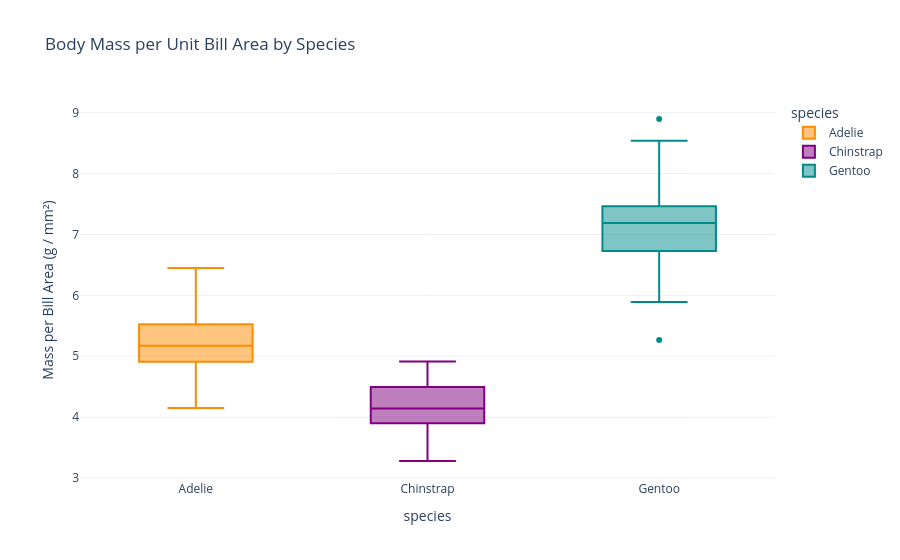

Notebook code for this chart:
### Code cell
box_body_bill_species(penguins_df)

### Figure 1 — Plotly figure (JSON) as saved in the notebook; plotly's stock layout.template omitted (floating-point values rounded to 4 significant figures; data arrays with more than 128 entries replaced by an {"elided": "..."} marker saying what was removed)
{"data": [{"alignmentgroup": "True", "hovertemplate": "species=%{x}<br>mass_per_bill_area=%{y}<extra></extra>", "legendgroup": "Adelie", "marker": {"color": "darkorange"}, "name": "Adelie", "notched": false, "offsetgroup": "Adelie", "orientation": "v", "showlegend": true, "type": "box", "x": {"elided": "152 str values"}, "x0": " ", "xaxis": "x", "y": {"elided": "152 float values"}, "y0": " ", "yaxis": "y"}, {"alignmentgroup": "True", "hovertemplate": "species=%{x}<br>mass_per_bill_area=%{y}<extra></extra>", "legendgroup": "Chinstrap", "marker": {"color": "purple"}, "name": "Chinstrap", "notched": false, "offsetgroup": "Chinstrap", "orientation": "v", "showlegend": true, "type": "box", "x": ["Chinstrap", "Chinstrap", "Chinstrap", "Chinstrap", "Chinstrap", "Chinstrap", "Chinstrap", "Chinstrap", "Chinstrap", "Chinstrap", "Chinstrap", "Chinstrap", "Chinstrap", "Chinstrap", "Chinstrap", "Chinstrap", "Chinstrap", "Chinstrap", "Chinstrap", "Chinstrap", "Chinstrap", "Chinstrap", "Chinstrap", "Chinstrap", "Chinstrap", "Chinstrap", "Chinstrap", "Chinstrap", "Chinstrap", "Chinstrap", "Chinstrap", "Chinstrap", "Chinstrap", "Chinstrap", "Chinstrap", "Chinstrap", "Chinstrap", "Chinstrap", "Chinstrap", "Chinstrap", "Chinstrap", "Chinstrap", "Chinstrap", "Chinstrap", "Chinstrap", "Chinstrap", "Chinstrap", "Chinstrap", "Chinstrap", "Chinstrap", "Chinstrap", "Chinstrap", "Chinstrap", "Chinstrap", "Chinstrap", "Chinstrap", "Chinstrap", "Chinstrap", "Chinstrap", "Chinstrap", "Chinstrap", "Chinstrap", "Chinstrap", "Chinstrap", "Chinstrap", "Chinstrap", "Chinstrap", "Chinstrap"], "x0": " ", "xaxis": "x", "y": [4.205, 4, 3.706, 4.152, 3.57, 4.91, 3.874, 4.016, 4.773, 3.624, 4.581, 3.597, 4.55, 4.303, 4.555, 4.092, 3.28, 3.584, 3.997, 4.914, 4.908, 4.006, 4.044, 3.871, 3.948, 4.2, 3.659, 4.04, 4.48, 4.309, 4.713, 3.814, 4.72, 4.276, 3.894, 4.887, 4.42, 4.459, 3.468, 4.227, 4.134, 4.515, 3.652, 4.525, 4.034, 4.735, 3.791, 4.477, 3.375, 4.266, 4.215, 4.045, 4.553, 4.055, 4.556, 3.516, 4.331, 4.128, 4.026, 3.985, 3.903, 4.727, 4.698, 3.62, 4.318, 4.182, 4.248, 4.021], "y0": " ", "yaxis": "y"}, {"alignmentgroup": "True", "hovertemplate": "species=%{x}<br>mass_per_bill_area=%{y}<extra></extra>", "legendgroup": "Gentoo", "marker": {"color": "#008B8B"}, "name": "Gentoo", "notched": false, "offsetgroup": "Gentoo", "orientation": "v", "showlegend": true, "type": "box", "x": ["Gentoo", "Gentoo", "Gentoo", "Gentoo", "Gentoo", "Gentoo", "Gentoo", "Gentoo", "Gentoo", "Gentoo", "Gentoo", "Gentoo", "Gentoo", "Gentoo", "Gentoo", "Gentoo", "Gentoo", "Gentoo", "Gentoo", "Gentoo", "Gentoo", "Gentoo", "Gentoo", "Gentoo", "Gentoo", "Gentoo", "Gentoo", "Gentoo", "Gentoo", "Gentoo", "Gentoo", "Gentoo", "Gentoo", "Gentoo", "Gentoo", "Gentoo", "Gentoo", "Gentoo", "Gentoo", "Gentoo", "Gentoo", "Gentoo", "Gentoo", "Gentoo", "Gentoo", "Gentoo", "Gentoo", "Gentoo", "Gentoo", "Gentoo", "Gentoo", "Gentoo", "Gentoo", "Gentoo", "Gentoo", "Gentoo", "Gentoo", "Gentoo", "Gentoo", "Gentoo", "Gentoo", "Gentoo", "Gentoo", "Gentoo", "Gentoo", "Gentoo", "Gentoo", "Gentoo", "Gentoo", "Gentoo", "Gentoo", "Gentoo", "Gentoo", "Gentoo", "Gentoo", "Gentoo", "Gentoo", "Gentoo", "Gentoo", "Gentoo", "Gentoo", "Gentoo", "Gentoo", "Gentoo", "Gentoo", "Gentoo", "Gentoo", "Gentoo", "Gentoo", "Gentoo", "Gentoo", "Gentoo", "Gentoo", "Gentoo", "Gentoo", "Gentoo", "Gentoo", "Gentoo", "Gentoo", "Gentoo", "Gentoo", "Gentoo", "Gentoo", "Gentoo", "Gentoo", "Gentoo", "Gentoo", "Gentoo", "Gentoo", "Gentoo", "Gentoo", "Gentoo", "Gentoo", "Gentoo", "Gentoo", "Gentoo", "Gentoo", "Gentoo", "Gentoo", "Gentoo", "Gentoo", "Gentoo", "Gentoo", "Gentoo"], "x0": " ", "xaxis": "x", "y": [7.395, 6.994, 6.481, 7.5, 7.824, 7.248, 7.242, 7.278, 7.583, 7.146, 8.299, 7.035, 7.46, 8.279, 6.281, 7.558, 7.319, 8.424, 7.165, 7.275, 7.94, 7.646, 6.526, 6.903, 8.897, 7.326, 6.443, 7.88, 6.674, 7.255, 7.254, 7.733, 7.722, 5.971, 7.087, 6.845, 8.482, 6.835, 7.269, 6.997, 6.752, 7.182, 6.929, 6.384, 6.912, 8.085, 6.641, 6.725, 8.54, 7.421, 7.329, 7.75, 6.775, 6.653, 7.318, 7.287, 7.063, 7.326, 7.104, 7.197, 6.718, 7.699, 6.927, 6.627, 7.227, 6.813, 6.99, 7.233, 7.609, 7.298, 6.639, 6.908, 6.783, 7.556, 6.753, 7.459, 6.82, 7.203, 7.615, 8.027, 6.496, 6.654, 6.828, 6.73, 7.666, 6.372, 7.36, 7.276, 7.331, 6.266, 6.947, 6.05, 7.2, 7.09, 7.414, 6.52, 6.31, 7.119, 6.636, 6.227, 6.667, 5.893, 6.8, 7.468, 7.239, 7.299, 7.667, 6.519, 7.547, 7.573, 6.514, 7.514, 7.033, 6.552, 6.716, 6.636, 6.978, 7.59, 7.616, 5.267, 7.247, 7.267, 7.773, 6.722], "y0": " ", "yaxis": "y"}], "layout": {"boxmode": "overlay", "legend": {"title": {"text": "species"}, "tracegroupgap": 0}, "title": {"text": "Body Mass per Unit Bill Area by Species"}, "xaxis": {"anchor": "y", "categoryarray": ["Adelie", "Chinstrap", "Gentoo"], "categoryorder": "array", "domain": [0, 1], "title": {"text": "species"}}, "yaxis": {"anchor": "x", "domain": [0, 1], "title": {"text": "Mass per Bill Area (g / mm²)"}}}}
